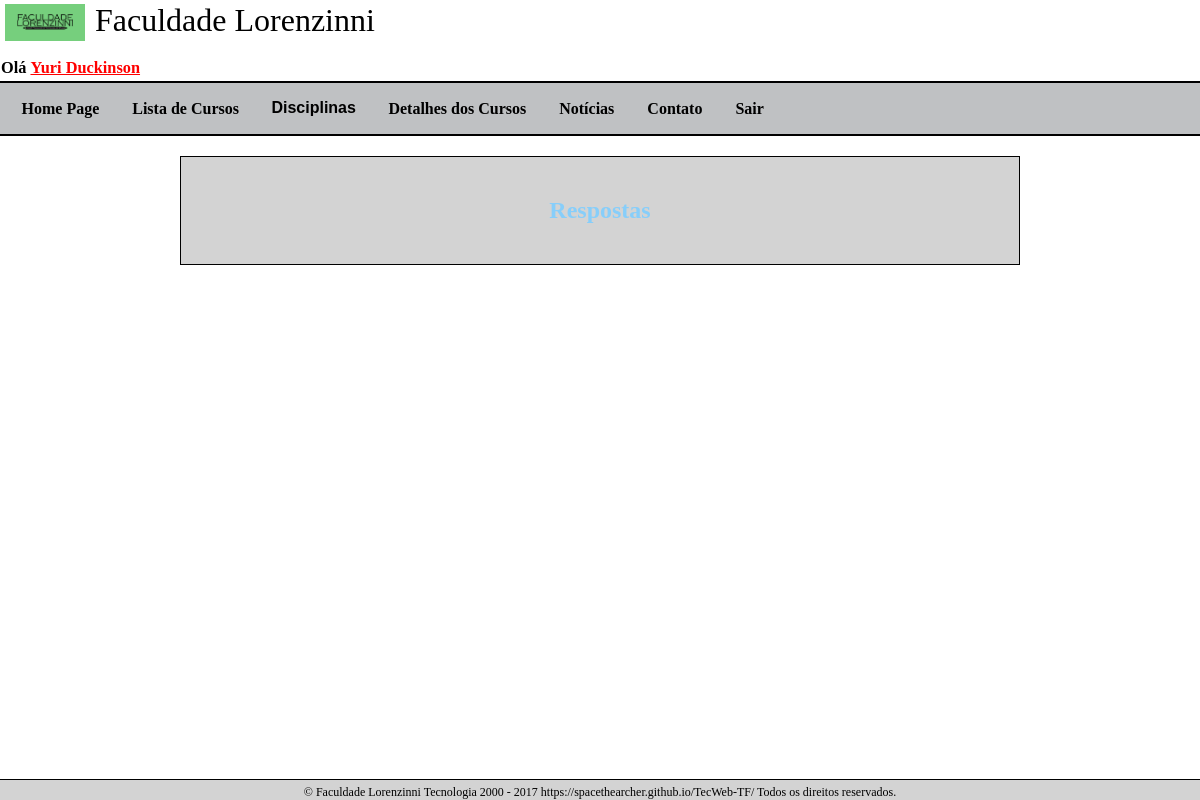
/Professor/Respostas (signed in), run on an earlier commit of the app's database.
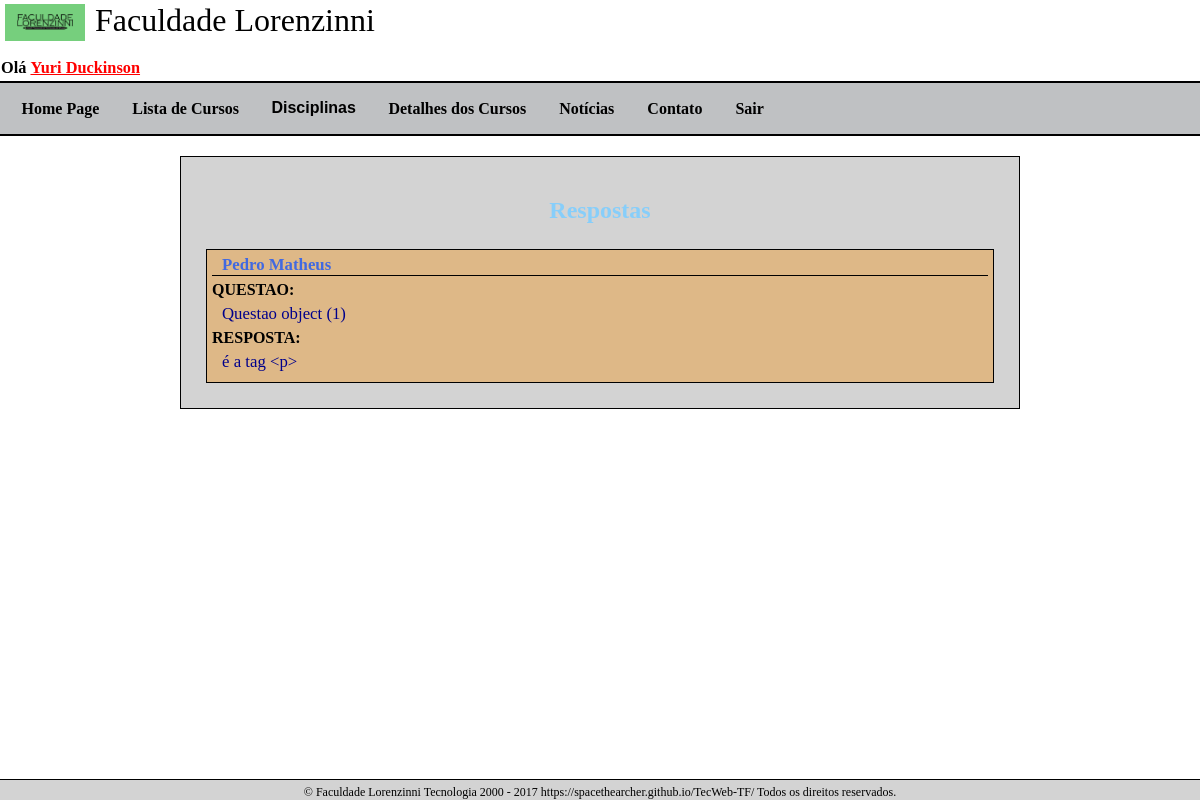
And on a later commit of the database.
### core/models.py (models this page shows, shortened)
class Resposta(models.Model):
    id_questao = models.ForeignKey(Questao, models.DO_NOTHING, db_column='ID_Questao')  # Field name made lowercase.
    id_aluno = models.ForeignKey(Aluno, models.DO_NOTHING, db_column='ID_Aluno')  # Field name made lowercase.
    data_avaliacao = models.DateTimeField(db_column='Data_Avaliacao', max_length=10)  # Field name made lowercase.
    nota = models.DecimalField(db_column='Nota', max_digits=4, decimal_places=2, null=True)  # Field name made lowercase.
    avaliacao = models.TextField(db_column='Avaliacao', null=True)  # Field name made lowercase. This field type is a guess.
    descricao = models.TextField(db_column='Descricao')  # Field name made lowercase. This field type is a guess.
    data_de_envio = models.DateTimeField(db_column='Data_de_Envio', max_length=10)  # Field name made lowercase.
    class Meta:
        db_table = 'Resposta'
        unique_together = (('id_questao', 'id_aluno'),)

class Usuario(AbstractBaseUser):
    ra = models.IntegerField("RA",unique=True)
    password = models.CharField("Senha", max_length=200)
    nome = models.CharField("Nome", max_length=100)
    email = models.EmailField("E-Mail", max_length=50)
    perfil = models.CharField("Perfil", max_length=1, default="A")
    ativo = models.BooleanField("Ativo", default=True)
    USERNAME_FIELD = 'ra'
    REQUIRED_FIELDS = ['nome','email']
    objects = UsuarioManager()
    def __str__(self):
        return self.nome

class Questao(models.Model):
    id_turma = models.ForeignKey('Turma', models.DO_NOTHING, db_column='ID_Turma')  # Field name made lowercase.
    numero = models.IntegerField(db_column='Numero')  # Field name made lowercase.
    data_limite_entrega = models.DateField(db_column='Data_Limite_Entrega', max_length=10)  # Field name made lowercase.
    descricao = models.TextField(db_column='Descricao')  # Field name made lowercase. This field type is a guess.
    data = models.DateTimeField(db_column='Data', max_length=10)  # Field name made lowercase.
    class Meta:
        db_table = 'Questao'
        unique_together = (('id_turma', 'numero'),)

### core/views.py (the view)
# urls.py: url(r'^Professor/Respostas', page_respostas_recebidas)
@login_required(login_url="/Login")
@user_passes_test(checa_professor)
def page_respostas_recebidas(request):
    respostas = Resposta.objects.all()
    contexto = {
        "respostas":respostas,
    }
    return render(request, "RespostasRecebidas.html", contexto)

### core/views.py (called while the page is built)
def checa_professor(usuario):
    return usuario.perfil == "P" or usuario.perfil == "C"

### core/templates/RespostasRecebidas.html (shortened to what this page needs)
{% extends 'base.html' %}
{% block scripts %}
    <link rel="stylesheet" type="text/css" href="/static/css/site.css">
    <link rel="stylesheet" type="text/css" href="/static/css/MensagensProfessor.css">
{% endblock %}
{% block conteudo %}
    <div class="mensagembox">
        <h1> Respostas </h1>
        <div class="display">
        {% for resposta in respostas %}
                <div class="mensagem">
                 <div class="aluno"> {{ resposta.id_aluno }} </div>
                 <div class="textoCall">QUESTAO:</div> <div class="assunto"> {{resposta.id_questao}} </div>
                 <div class="textoCall">RESPOSTA:</div> <div class="texto"> {{resposta.descricao}} </div>
                </div>
        {% endfor %}
        </div>
    </div>
{% endblock %}

What changed in the data, as far as the page shows it:
added Resposta: id_aluno "Pedro Matheus", id_questao "Questao object (1)", descricao "é a tag <p>"
